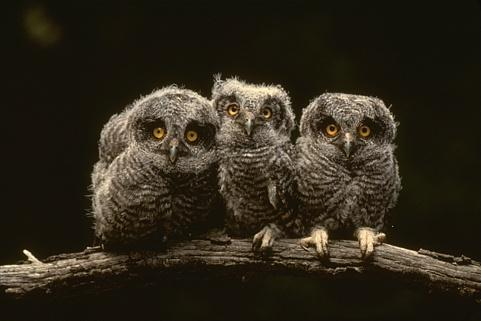
#> input picture input2.jpg, 481 x 321 px
$ jupyter execute 'Unsupervised learning and dimensionality reduction.ipynb'   (shell and % lines are left out)
#> lines starting #> are read from the running program, lines starting #| are printed output that depends on the picture; after the words box and inside, x2 and y2 are one past the last pixel; in counts of white or black regions, pixels touching at a corner belong together
# Let's learn some ML

##    What    is    unsupervised    learning (USML)

In order to answer that we need to know what is supervised learning and how it works.
**Supervised learning (SL)** : Given a dataset with target labels, we have to infer a function to map new data with labels. Example: Fruit Basket

Now that we know how to define supervised learning,lets understand *unsupervised learning*.
- Data does not have target labels in entire unsupervised learning process.
- Our goal cannot be to infer a map function as we do not deal with labels.

What is the **GOAL** then?
* The goal of USML is to model the behaviour or/and structure of data in order to learn more about it.

The best and the worst thing about USML problems are that they do not have a correct solution. It's totally up to us what we infer from the data, whether we find groups among it or we find relationships etc.

Typically, USML problems are of 2 types.
1. **Clustering**- i.e nothing but forming groups within the data.
    *K-means* in one the popular methods used for clustering.
2. **Association**- i.e find relationships, associations among data.
    *Apriori Algo* is one of the popular methods for Association rule mining.

Both of these categories have multiple and even more sophisticated algorithms like [density based clustering](http://hdbscan.readthedocs.io/en/latest/comparing_clustering_algorithms.html), [frequent pattern growth](https://en.wikibooks.org/wiki/Data_Mining_Algorithms_In_R/Frequent_Pattern_Mining/The_FP-Growth_Algorithm) in association rule mining.
If interested you can read more about them with associated links.

K- means is explained in the picture below.
Apriori Algo is very straightforward. If any one wants to check it out here is the [link](https://en.wikipedia.org/wiki/Apriori_algorithm)

## K- means Expained in a Picture

As I said, we will focus more towards the applications rather theory in this section.

##    Not    So    fancy    but    effective    ML    applications
***

When we hear ML applications, what generally comes to out mind.
- Classification like hand digit recognition
- Regression examples like prediction house prices.
- Or some fancy speech recognition, video surveillance

All above applications are known more to people as they got the communities attention through demos, open access, presentations et.

Today, we will discuss some not so fancy but effective ML applications.
I will start with clustering.

## Clustering Applications

#### 1. Clustering Algorithm in Search Engines:

Clustering algorithm is the backbone behind the search engines. Search engines try to group similar objects in one cluster and the dissimilar objects far from each other. It provides result for the searched data according to the nearest similar object which are clustered around the data to be searched. Better the clustering algorithm used, better are the chances of getting the required result on the front page.

#### 2. Clustering in finance.

- *Portfolio Management*: Imagine you are a portfolio manager and you have a business product which helps your clients invest in mutual funds based on their risk appetite. How do you build this product?

Fortunately, we know what is USML.We also know clustering.

So, if I define a task as grouping mutual funds on the basis of different risk factors. This task is nothing but clustering.

**TA-DA!!**
We just made a business product with what we learned so far.

- Another applcation in finace could be grouping credit card holders based on thier transactions to suggest similar purchases/products availed by people in same group.

#### 3. Image Segmentation.

- *Image segmentation*
Image segmentation is defined as process of partitioning the digital image into multiple segments so that it becomes easier to analyze and process. It can be used for removing background from the foreground. This background removal technique is heavily used in video surveillance.

Now to perform image segmentation we can use clustering.Nowadays, there are more sophisticated algorithms out there.
For the purpose of demonstration we will use clustering to perform image segmentation.

I request everybody to not get intimated by the code below. Just try to see the overall picture. Code is taken from [Github](https://github.com/suhas-nithyanand/Image-Segmentation-using-K-Means) under Apache open source license.

[cell 1]
from    IPython.display    import    HTML
from IPython.display import YouTubeVideo
import numpy as np
from sklearn.datasets import fetch_20newsgroups
from sklearn import decomposition
from scipy import linalg
import matplotlib.pyplot as plt
np.set_printoptions(suppress=True)

[cell 2]
import math
from PIL import Image
from pylab import *
import matplotlib.cm as cm
import scipy as sp
import random
from collections import defaultdict
import operator

im = Image.open('input2.jpg')
#> im is the input picture: PIL image 481x321 RGB; mean R, G, B 47.3, 40.6, 27.5
plt.imshow(im, cmap="Greys_r")
#> (this line was passed over: IPython is not available in this run)
arr = np.asarray(im)

out = Image.open('out2.jpg').convert('L')
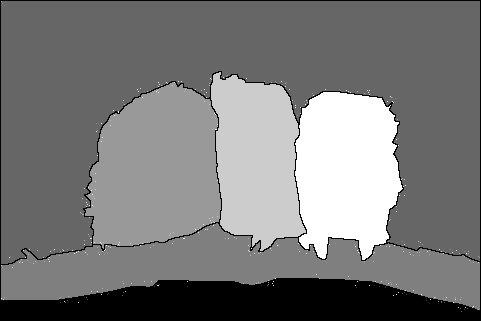
#> input picture out2.jpg, 481 x 321 px
#> out is the input picture: PIL image 481x321 L; min 0, max 255, mean 121
arr_out = np.asarray(out)

rows,columns = np.shape(arr_out)
#> rows = 321; columns = 481
print('background pixel level',arr_out[0][0])
#| background pixel level 0

#print '\nrows',rows,'columns',columns
ground_out = np.zeros((rows,columns))


''' Converting ground truth image into binary image for evaluation'''

for i in range(rows):
    for j in range(columns):
        if arr_out[i][j] > 120:
            ground_out[i][j] = 0

        else:
            ground_out[i][j] = 1
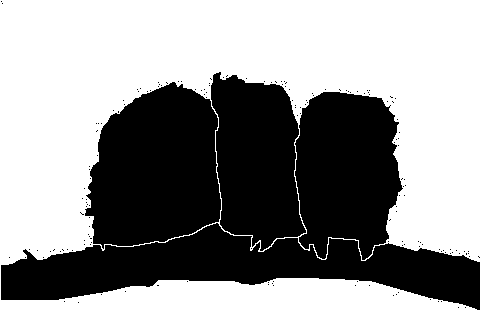
#> ground_out: shape (321, 481) float64; values 0 (black) and 1 (white), 58.7% white; 166 black regions (162 under 20 px), largest, box (x1, y1, x2, y2) and area: (1, 223, 480, 310) 19944, (85, 82, 221, 249) 17232, (295, 92, 403, 260) 14078, (211, 72, 306, 251) 12271

plt.figure()
#> (this line was passed over: IPython is not available in this run)
# plt.imshow(ground_out, cmap="Greys_r")
plt.show()


shape = np.shape(arr)
#> shape = (321, 481, 3)

rows = shape[0]
columns = shape[1]

'''obtaining 6 random centroid points'''

r_points = [ random.randint(0, 255) for i in range(6) ]
#> r_points = [197, 215, 20, 132, 248, 207]
g_points = [ random.randint(0, 255) for i in range(6) ]
#> g_points = [155, 244, 183, 111, 71, 144]
b_points = [ random.randint(0, 255) for i in range(6) ]

grey_l = defaultdict(list)

''' Grey scale levels corresponding to 6 clusters'''

grey1 = 40
grey2 = 80
grey3 = 120
grey4 = 160
grey5 = 200
grey6 = 240

grey_l[0] = 40
grey_l[1] = 80
grey_l[2] = 120
grey_l[3] = 160
grey_l[4] = 200
grey_l[5] = 240


g = defaultdict(list)

g2 = []
g3 = []
g4 = []
g5 = []
g6 = []

end = np.zeros((rows,columns))
zavg = [0,0,0]

''' computing average centroids after every iteration'''

def find_centroids(g):
    red_cent_list = []
    blue_cent_list = []
    green_cent_list = []
    #print '0 shape',np.shape(g)
    for i in range(0,6):
        array = np.matrix(g[i])
        avg = np.mean(array,0)
        #print '\naverage values',avg
        pavg = np.ravel(avg)
        #print '2 shape', np.shape(pavg)
        #print 'pavg', pavg
        if not len(pavg):
            red_cent_list.append(zavg[0])
            blue_cent_list.append(zavg[1])
            green_cent_list.append(zavg[2])
        else:
            red_cent_list.append(pavg[0])
            blue_cent_list.append(pavg[1])
            green_cent_list.append(pavg[2])
    return[red_cent_list,blue_cent_list,green_cent_list]


''' Computing 10 iterations to obtain converged centroids of six clusters'''

for it in range(0,10):
    print('\niteration',it)
    g= defaultdict(list)
    for r in range(rows):
        for c in range(columns):
            img = arr[r][c]
            #print '\nimg', img
            red = img[0]
            green = img[1]
            blue =  img[2]
            #print '\n red',red,'blue',blue,'green',green

            distance_list = []
            for k in range(0,6):
                ''' computing absolute distance from each of the cluster and assigning it to a particular cluster based on distance'''
                #print '\n red ref point',r_points[k],'blue ref point ',b_points[k],'green ref point',g_points[k]
                distance = math.sqrt(((int(r_points[k])- red)**2)+((int(g_points[k]) - green)**2)+((int(b_points[k])-blue)**2))
                #print '\ndistance',distance
                distance_list.append(distance)
            #print '\ndistance list',distance_list
            index, value = min(enumerate(distance_list), key=operator.itemgetter(1))
            end[r][c] = grey_l[index]
            #print '\nindex',index
            g[index].append([red,blue,green])
    centroids= find_centroids(g)
    #print 'centroids',centroids
    r_points = []
    b_points = []
    g_points = []
    r_points = centroids[0]
    b_points = centroids[1]
    g_points = centroids[2]
    #print '\nr points',r_points
    #print '\nb points',b_points
    #print '\ng points',g_points


''' From observation we know that ground truth image pixel[0,0] is part of background. This is used for evaluation'''

result = np.zeros((rows,columns))
ref_val = end[0][0]
#print '\nref_val',ref_val
for i in range(rows):
    for j in range(columns):
        if end[i][j] ==  ref_val:
            result[i][j] = 1

        else:
            result[i][j] = 0


''' ********************************** Calculation of Tpr, Fpr, F-Score ***************************************************'''


tp = 0
tn = 0
fn = 0
fp = 0

for i in range(rows):
    for j in range(columns):
        if ground_out[i][j] == 1 and result[i][j] == 1:
            tp = tp + 1
        if ground_out[i][j] == 0 and result[i][j] == 0:
            tn = tn + 1
        if ground_out[i][j] == 1 and result[i][j] == 0:
            fn = fn + 1
        if ground_out[i][j] == 0 and result[i][j] == 1:
            fp = fp + 1


print('\n************Calculation of Tpr, Fpr, F-Score********************')

#TP rate = TP/TP+FN
tpr= float(tp)/(tp+fn)
print ("\nTPR is:",tpr)

#fp rate is
fpr= float(fp)/(fp+tn)
print ("\nFPR is:",fpr)

#F-score as 2TP/(2TP + FP + FN)
fscore = float(2*tp)/((2*tp)+fp+fn)
print ("\nFscore:",fscore)


plt.figure()
plt.imshow(end)
plt.show()


'''displaying the clusters in different gray scale levels'''
plt.figure()
plt.imshow(result, cmap="Greys_r")
plt.colorbar()
plt.show()
